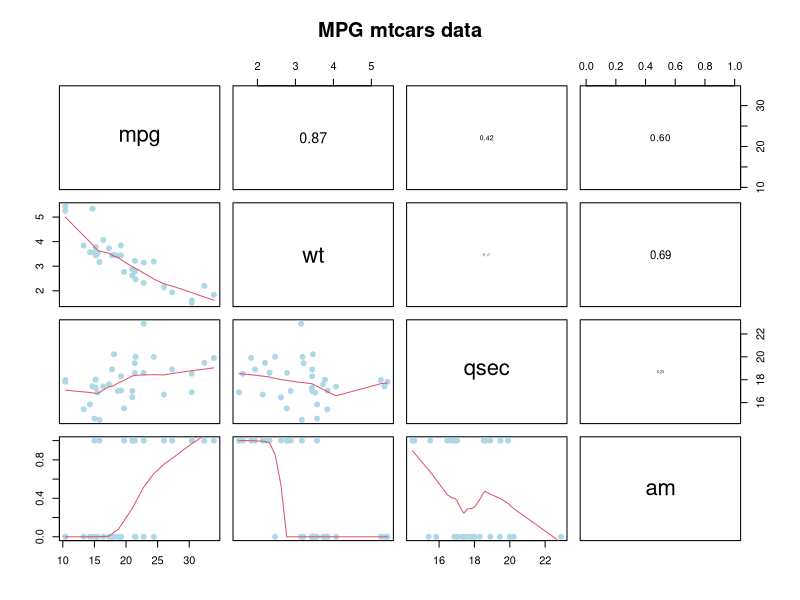
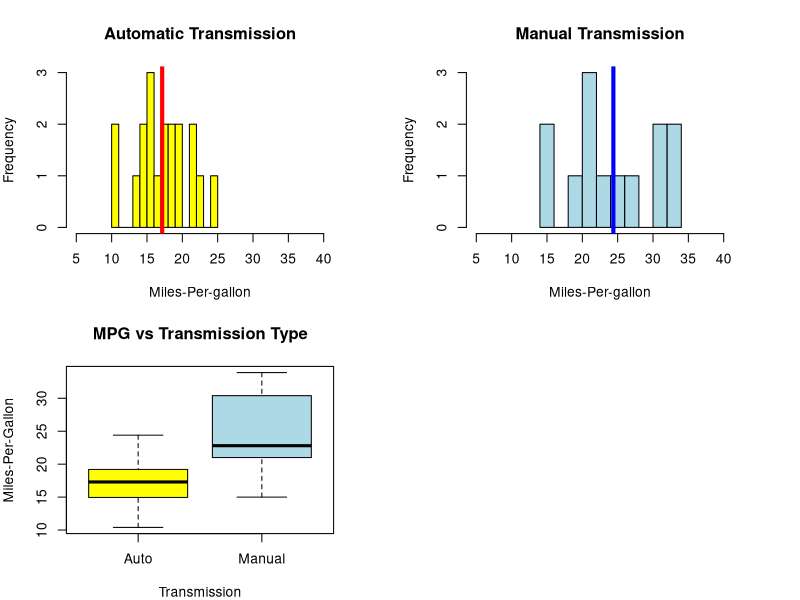

These charts were generated, in order, by the following R code:
## ---- chunk 1

panel.cor <- function(x, y, digits = 2, prefix = "", cex.cor, ...)
{
        usr <- par("usr"); on.exit(par(usr))
        par(usr = c(0, 1, 0, 1))
        r <- abs(cor(x, y))
        txt <- format(c(r, 0.123456789), digits = digits)[1]
        txt <- paste0(prefix, txt)
        if(missing(cex.cor)) cex.cor <- 0.8/strwidth(txt)
        text(0.5, 0.5, txt, cex = cex.cor * r)
}
pairs(mtcars[c(1,6,7,9)], lower.panel=panel.smooth, upper.panel = panel.cor, cex=1.5, pch=20, col="lightblue", cex.labels=2, font.lables =2, main = "MPG mtcars data")
## ---- chunk 2
data(mtcars)
par(mfrow = c(2,2), mar = c(4,4,4,4)) # set margin
mtcars$vs <- factor(mtcars$vs, labels = c("V-block", "S-block")); mtcars$am <- factor(mtcars$am, labels = c("Auto", "Manual")); mtcars$gear <- factor(mtcars$gear); mtcars$carb <- factor(mtcars$carb)
hist(mtcars$mpg[mtcars$am=="Auto"], breaks=10, xlab = "Miles-Per-gallon", ylab = "Frequency", main = "Automatic Transmission", col = "yellow", xlim = range(5:40))
abline(v=mean(mtcars$mpg[mtcars$am=="Auto"]), col="red", lwd = 4)
hist(mtcars$mpg[mtcars$am=="Manual"], breaks=10, xlab = "Miles-Per-gallon", ylab = "Frequency", main = "Manual Transmission", col="lightblue", xlim = range(5:40))
abline(v=mean(mtcars$mpg[mtcars$am=="Manual"]), col="blue", lwd = 4)
##      Box Plot:
#data("mtcars");par(mfrow = c(1,1), mar = c(4,4,4,4))
mtcars$vs <- factor(mtcars$vs, labels = c("V-block", "S-block")); mtcars$am <- factor(mtcars$am, labels = c("Auto", "Manual")); mtcars$gear <- factor(mtcars$gear); mtcars$carb <- factor(mtcars$carb)
boxplot(mpg ~ am, data = mtcars, col = (c("yellow","lightblue")), ylab = "Miles-Per-Gallon", xlab = "Transmission", main =  "MPG vs Transmission Type")
